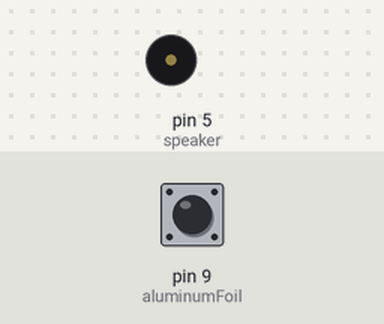
Bench run of a sketch on a simulated Arduino Uno, built with avr-gcc and run on an emulated ATmega328P. On the bench: buzzer (waves = sounding). Inputs (shaded band) come from the test bench; at power-on: pin 9 (aluminumFoil) HIGH.

Above: at 1.2 s.
1.3 s: pin 9 (aluminumFoil) pulled LOW for 0.15 s
At 2.8 s:
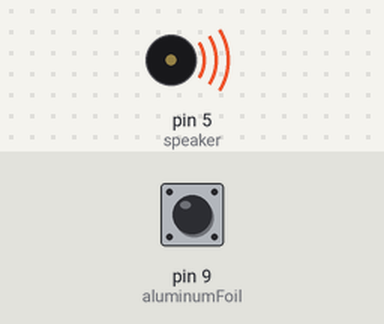
Timing chart, 0 to 10.3 s (numbered marks = the images above; inputs shaded):
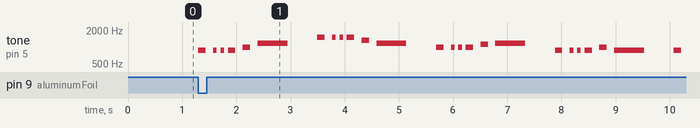

The sketch:

Zuri_Jellyfish.ino
```cpp
// Play with the code in this sketch! Go to line 44 to change the notes that are played. Go to line 500 to play with the tempo/speed.

int speaker = 5;   //speaker is attached to pin 5
int aluminumFoil = 9;   //aluminum foil is attached to pin 6
int sensorValue;

//notes
int A = 880;
int B = 987;
int C = 1108;
int D = 1175;
int E = 1319;
int F = 1480; //actually F#
int G = 1568;
int AHi = 1760;

void setup() {
  // put your setup code here, to run once:
  pinMode(speaker, OUTPUT);  //sets up the speaker as an output
  pinMode(aluminumFoil, INPUT);   //sets up the pointer finger as an input
  digitalWrite(aluminumFoil, HIGH);  //initializes the sensor
}

void loop() {
  // put your main code here, to run repeatedly:
  sensorValue = digitalRead(aluminumFoil);  //reads information from the sensor
  if (sensorValue==LOW)
  {
    song();
  }
}

void MakeNote(int NoteNumber, int duration)
{
  // "stacatto" note, on for 1/2 of duration, off for 1/2 of duration
  tone(speaker, NoteNumber);
  delay(duration/2);
  noTone(speaker);
  delay(duration/2);
}

void MakeRest(int duration)
{
  noTone(speaker);
  delay(duration);
}

void song(int duration)
{
  MakeNote(A, duration);
  MakeNote(A, duration/2); //Change the letter to change the note that plays.
  MakeNote(A, duration/2);
  MakeNote(A, duration);
  MakeNote(B, duration);
  MakeNote(D, duration*4);
  MakeNote(F, duration);
  MakeNote(F, duration/2);
  MakeNote(F, duration/2);
  MakeNote(F, duration);
  MakeNote(E, duration);
  MakeNote(D, duration*4);
  MakeNote(B, duration);
  MakeNote(B, duration/2); //Change the letter to change the note that plays.
  MakeNote(B, duration/2);
  MakeNote(B, duration);
  MakeNote(C, duration);
  MakeNote(D, duration*4);
  MakeNote(A, duration);
  MakeNote(A, duration/2); //Change the letter to change the note that plays.
  MakeNote(A, duration/2);
  MakeNote(A, duration);
  MakeNote(B, duration);
  MakeNote(A, duration*4);
  MakeNote(A, duration);
  MakeNote(A, duration/2); //Change the letter to change the note that plays.
  MakeNote(A, duration/2);
  MakeNote(A, duration);
  MakeNote(B, duration);
  MakeNote(D, duration*4);
  MakeNote(F, duration);
  MakeNote(F, duration/2);
  MakeNote(F, duration/2);
  MakeNote(F, duration);
  MakeNote(E, duration);
  MakeNote(D, duration*2);
  MakeNote(D, duration);
  MakeNote(E, duration);
  MakeNote(F, duration*2);
  MakeNote(G, duration);
  MakeNote(F, duration);
  MakeNote(E, duration*2);
  MakeNote(F, duration);
  MakeNote(E, duration);
  MakeNote(D, duration*4);

}

void song()
{
  int duration = 275; // Change the number here to make the song faster or slower.
  song(duration);

}
```

Measured:
- after the input at 1.3 s, tone on pin 5 (speaker): plays 880 Hz for 0.14 s, 880 Hz for 0.07 s, 880 Hz for 0.07 s, 880 Hz for 0.14 s, 987 Hz for 0.14 s, 1175 Hz for 0.55 s … (25 notes in this stretch), starting at once
